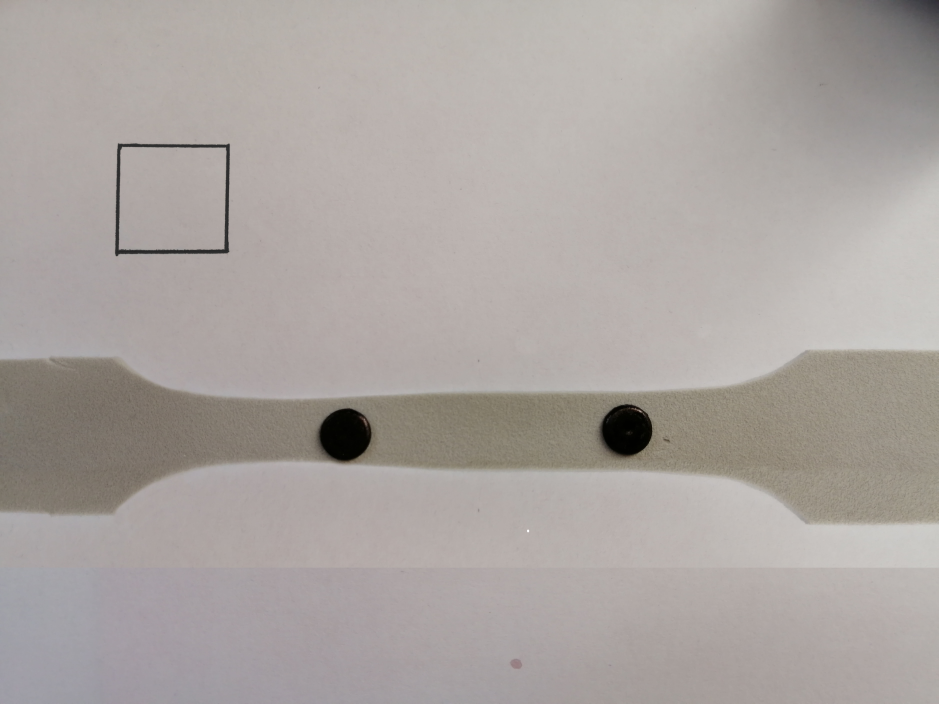
#> input picture trabalho_1/test-object-size/botao_colado/1.jpg, 5632 x 4224 px (shown at 1/6 size)
$ python dft.py
#> lines starting #> are read from the running program, lines starting #| are printed output that depends on the picture
import cv2
import numpy as  np
import glob

cv2.namedWindow('Image', cv2.WINDOW_NORMAL)
cv2.resizeWindow('Image', 640, 480)
#list_images = glob.iglob("letters/*")
img_path = "botao_colado/1.jpg"

#for image_title in list_images:
img = cv2.imread(img_path, cv2.IMREAD_GRAYSCALE)
#> img: shape (4224, 5632); min 0, max 255, mean 165.7
# [5 lines of commented-out code are left out]

f = cv2.dft(np.float32(img), flags=cv2.DFT_COMPLEX_OUTPUT)
f_shift = np.fft.fftshift(f)
f_complex = f_shift[:,:,0] + 1j*f_shift[:,:,1]
f_abs = np.abs(f_complex) + 1 # lie between 1 and 1e6
f_bounded = 20 * np.log(f_abs)
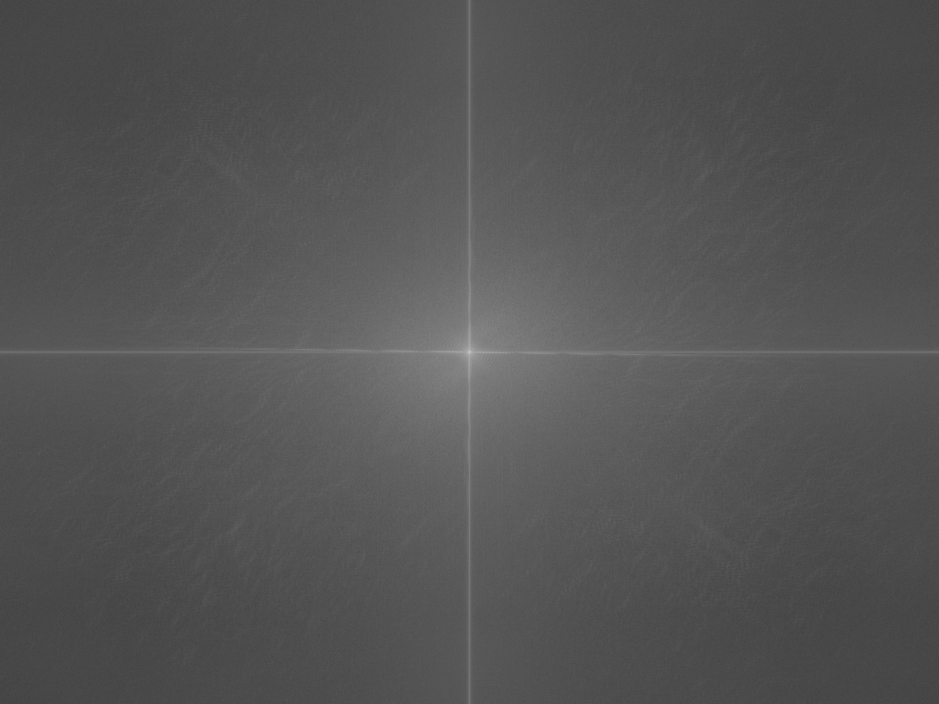
#> f_bounded: shape (4224, 5632) float32 (shown at 1/6 size); min 8.81, max 441.9, mean 152.9; drawn with min black and max white
f_img = 255 * f_bounded / np.max(f_bounded)
f_img = f_img.astype(np.uint8)


height, width = img.shape
#> height = 4224; width = 5632
radius=200
h=height
#> h = 4224
w=width
#> w = 5632
y=int(h/2-radius/2)
#> y = 2012
x=int(w/2-radius/2)
#> x = 2716
#crop_img = f_img[y:y+h, x:x+w]
crop_img = f_img[y:y+radius, x:x+radius]
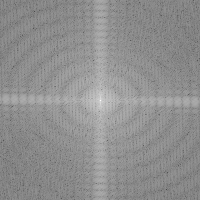
#> crop_img: shape (200, 200); min 73, max 255, mean 143.1
cv2.imshow('Image', f_img)
cv2.waitKey(0)
cv2.imshow("Image", crop_img)

cv2.waitKey(0)
cv2.destroyAllWindows()

$ run again, with trabalho_1/test-object-size/botao_colado/2.jpg copied over trabalho_1/test-object-size/botao_colado/1.jpg
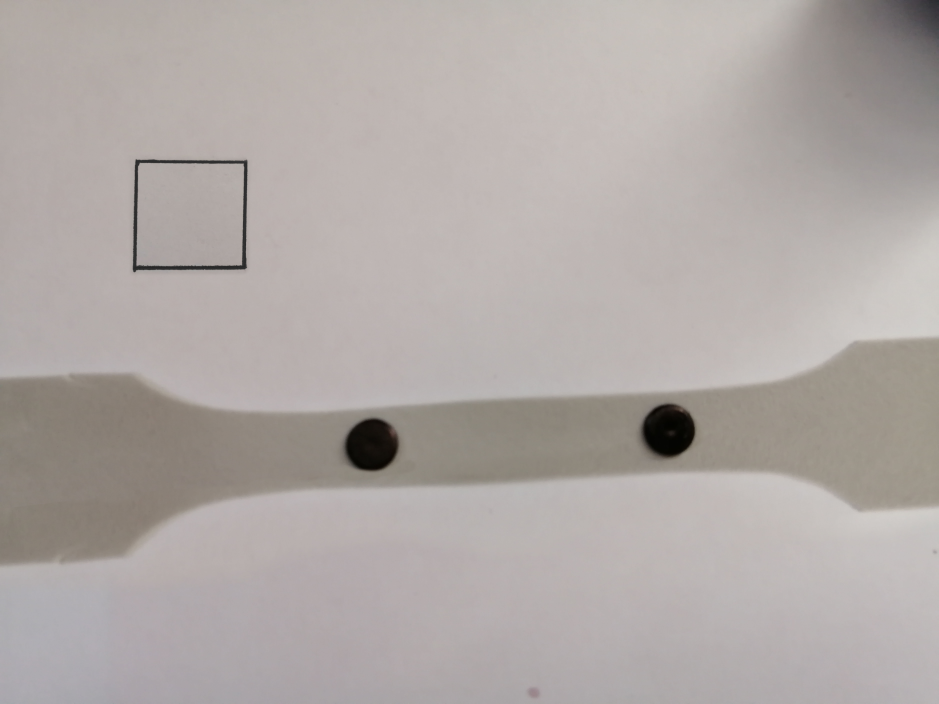
#> input picture trabalho_1/test-object-size/botao_colado/2.jpg, 5632 x 4224 px (shown at 1/6 size)
#> `crop_img = f_img[y:y+radius, x:x+radius]`:
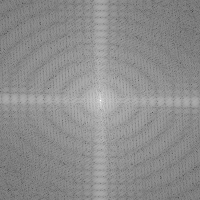
#> crop_img: shape (200, 200); min 65, max 255, mean 140.8

$ run again, with trabalho_1/test-object-size/botao_colado/3.jpg copied over trabalho_1/test-object-size/botao_colado/1.jpg
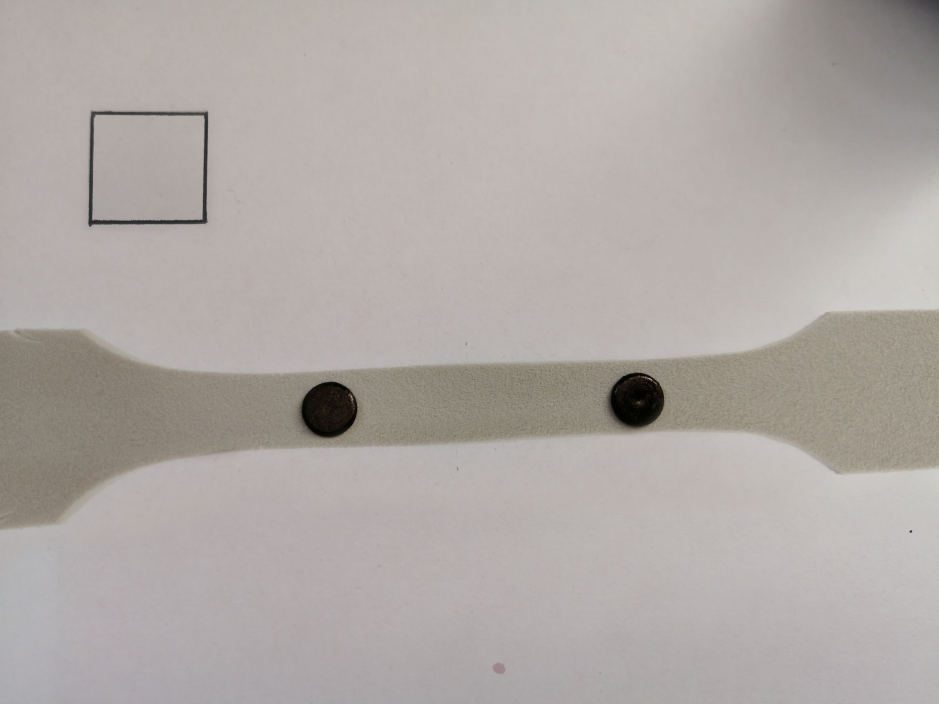
#> input picture trabalho_1/test-object-size/botao_colado/3.jpg, 5632 x 4224 px (shown at 1/6 size)
#> `crop_img = f_img[y:y+radius, x:x+radius]`:
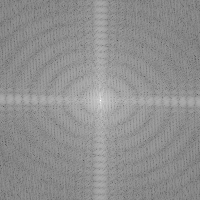
#> crop_img: shape (200, 200); min 81, max 255, mean 143.5

$ run again, with trabalho_1/test-object-size/botao_colado/4.jpg copied over trabalho_1/test-object-size/botao_colado/1.jpg
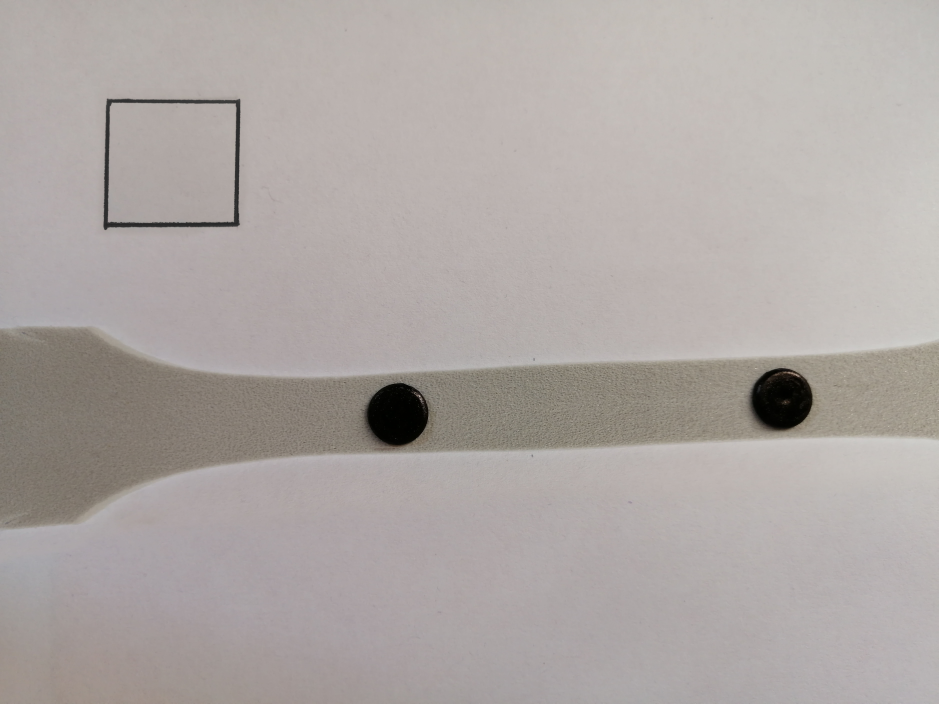
#> input picture trabalho_1/test-object-size/botao_colado/4.jpg, 5632 x 4224 px (shown at 1/6 size)
#> `crop_img = f_img[y:y+radius, x:x+radius]`:
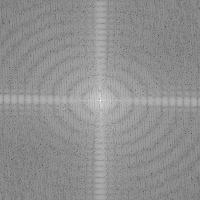
#> crop_img: shape (200, 200); min 74, max 255, mean 143.8
